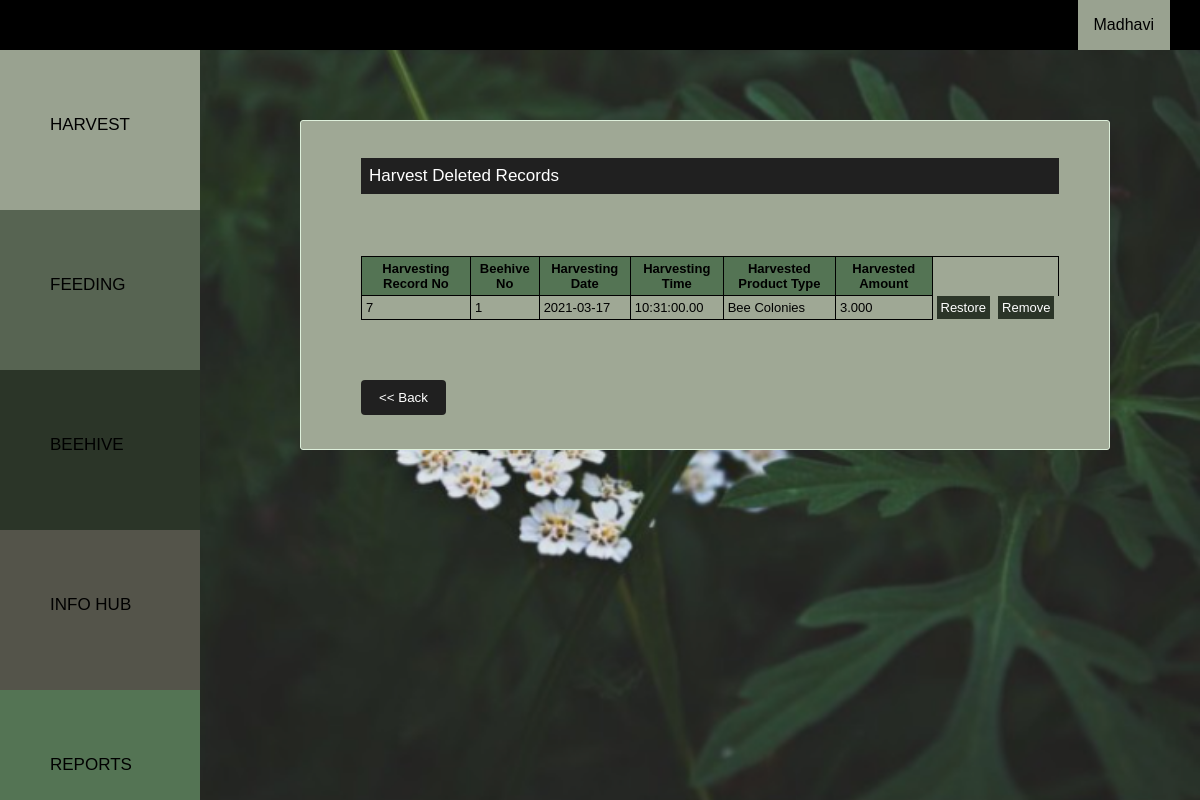
The app's page /src/php/bk_viewdelharvest.php (signed in) with its own data.
### tables this page shows
CREATE TABLE `harvest` (
  `HarvestRecNo` int(10) NOT NULL,
  `userID` int(10) NOT NULL,
  `beehiveno` int(10) NOT NULL,
  `date` timestamp NOT NULL DEFAULT current_timestamp(),
  `hdate` date NOT NULL,
  `htime` time(2) NOT NULL,
  `producttype` varchar(50) NOT NULL,
  `amount` decimal(20,3) NOT NULL,
  `unit` varchar(5) NOT NULL,
  `is_deleted` tinyint(1) NOT NULL DEFAULT 0
);

### src/php/bk_viewdelharvest.php (the view, shortened to what this page needs)
<html>
	<head>
      <link rel="stylesheet" type="text/CSS" href="../../public/css/bk_style.css">
      <link rel="stylesheet" type="text/CSS" href="../../public/css/bk_catstyle.css">
	</head>
	<body>
<?php include('bk_navbar.php');
        include('bk_sidenavbar.php');?>
<div class="main">
<div class="bhivecontainer">
<p>Harvest Deleted Records</p>
<br/> </br></br>
	<center>
     <table >
                <tr style="background-color:#547454">
                <th>Harvesting Record No</th>
                <th>Beehive No</th>
                <th>Harvesting Date</th>
                <th>Harvesting Time</th>
                <th>Harvested Product Type</th>
                <th>Harvested Amount</th>
                </tr>
            <?php
$sql = "SELECT HarvestRecNo,beehiveno,hdate,htime,producttype,amount FROM harvest where userID='".$_SESSION['userid']."' and is_deleted=1";
mysqli_query($connection, $sql);
$result = mysqli_query($connection,$sql);
		while($row=mysqli_fetch_assoc($result)){
            echo '<tr >';
            echo '<td>';
            echo $row['HarvestRecNo'];
            echo '</td>';
            echo '<td>';
        echo $row['beehiveno'];
        echo '</td>';
                echo '<td>';
        echo $row['hdate'];
        echo '</td>';
        echo '<td>';
        echo $row['htime'];
        echo '</td>';
        echo '<td>';
        echo $row['producttype'];
        echo '</td>';
        echo '<td>';
        echo $row['amount'];
        echo '</td>';
        echo "<td style='border-style:hidden; border-left:1px solid black'><a href ='bk_restoreharvest.php?HarvestRecNo=".$row['HarvestRecNo']."' style='background-color: #2b3528; color: white; text-decoration: none; padding:4px'> Restore </a> </td>" ;
		echo "<td style='border-style:hidden'><a href ='bk_removeharvest.php?HarvestRecNo=".$row['HarvestRecNo']." ' style='background-color: #2b3528; color: white; text-decoration: none; padding:4px'> Remove </a> </td>" ;
        echo '</tr>';
		}?>
     </table></center>
            <form  action="bk_viewharvest.php" method="post" >
        <div class="row">
        <input type="submit" value="<< Back" name="back" >
        </div>
        </form>
</div>
<br />
<br />
</div>
	</body>
</html>

### public/css/bk_style.css (style rules this page uses)
body { margin: 0; font-family: Arial, Helvetica, sans-serif; }
a { text-decoration:none; }
.bhivecontainer { background-color: #9fa895; padding: 20px 50px 20px 60px; border: 1px solid rgb(222, 240, 219); border-radius: 3px; font-size: 13.5px; }
.bhivecontainer p { font-size: 17px; color: white; text-align: left; padding: 8px; background-color:#202020; }
.row:after { content: ""; display: table; clear: both; }
input[type=submit] { background-color: #202020; color: white; padding: 10px 18px; border: none; border-radius: 4px; cursor: pointer; float: left; }
table, td , tr, th { border: 1px solid black; border-collapse: collapse; font-size: 13px; table-layout: fixed; padding:4px; }

### public/css/bk_catstyle.css (style rules this page uses)
body { margin: 0; font-family: Arial; background-position: center; background-repeat: no-repeat; background-size: cover; background-attachment: fixed; background-image: url(../img/21.png); }
.main { margin-left: 300px; margin-right: 90px; margin-bottom: 50px; margin-top: 120px; }
* { box-sizing: border-box; }

### records on screen
harvest: HarvestRecNo "7", beehiveno "1", hdate "2021-03-17", htime "10:31:00.00", producttype "Bee Colonies", amount "3.000"

### other values on screen
$_SESSION['username'] "Madhavi"
